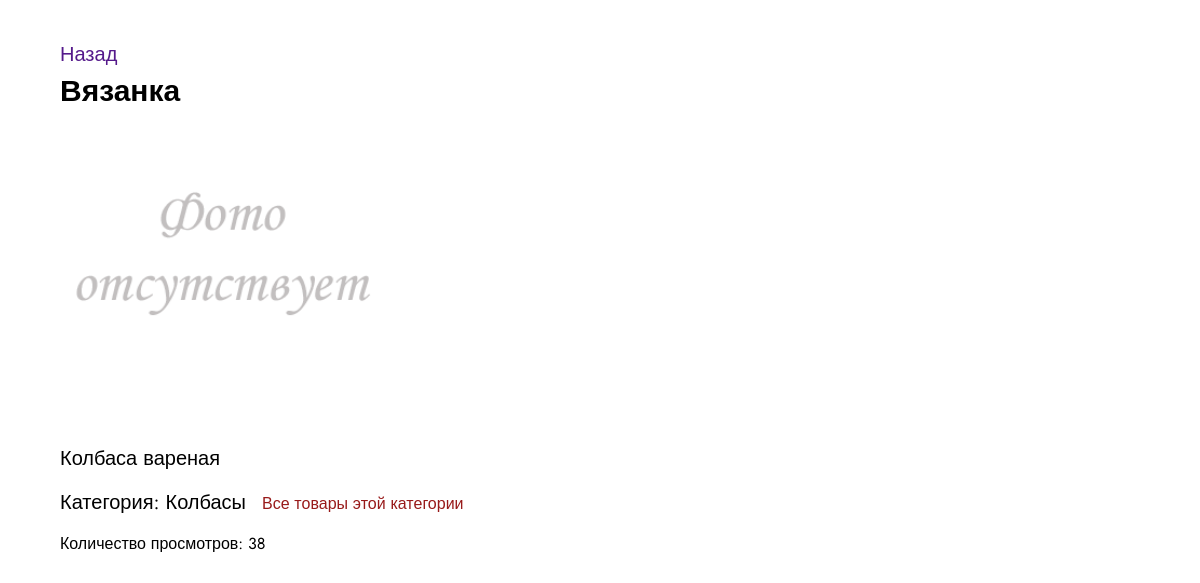
The app's page /product.php?slug=vyazanka, older data.
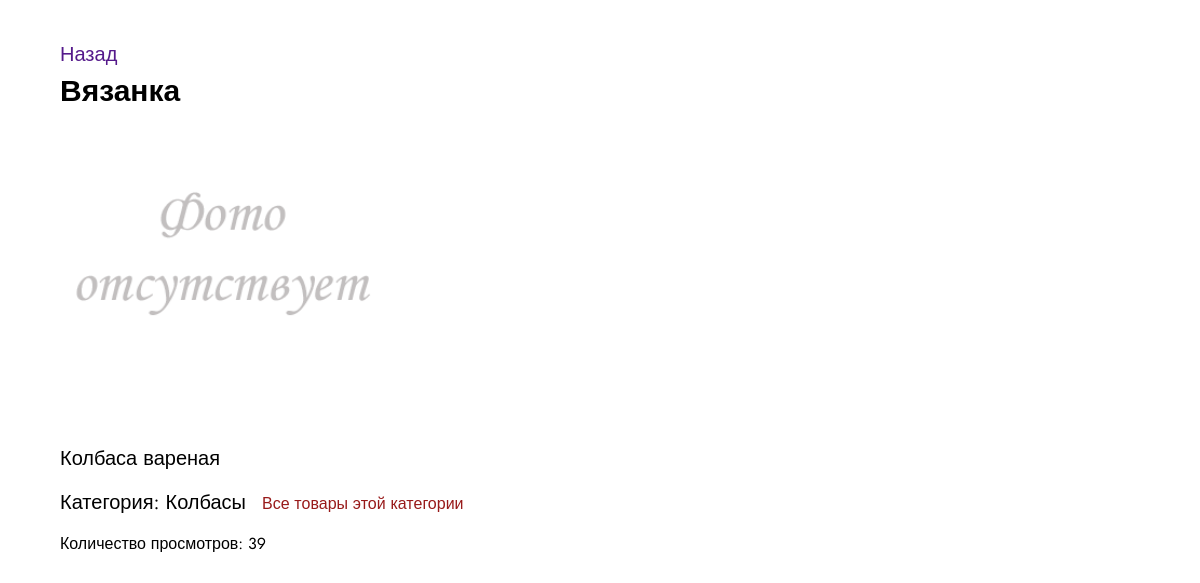
The same page, newer data.
### tables this page shows
CREATE TABLE `products` (
  `id` int NOT NULL,
  `name` varchar(255) NOT NULL,
  `description` text NOT NULL,
  `category_id` int NOT NULL,
  `popular` tinyint(1) NOT NULL DEFAULT '0',
  `slug` varchar(255) NOT NULL,
  `date` datetime NOT NULL,
  `views` int NOT NULL DEFAULT '0',
  `image` varchar(255) DEFAULT NULL,
  `price` float NOT NULL
);

CREATE TABLE `categories` (
  `id` int NOT NULL,
  `name` varchar(255) NOT NULL
);

### www/product.php (the view, shortened to what this page needs)
<?php
$pdo = require_once $_SERVER['DOCUMENT_ROOT'] . '/connect.php';
$slug = $_GET['slug'] ?? '';
$product = $pdo->query("SELECT products.*, categories.name AS category
FROM `products` JOIN `categories`
ON `products`.`category_id` = `categories`.`id`
WHERE slug = '$slug'")->fetch();
?>
<!doctype html>
<html lang="en">
<head>
    <link rel="stylesheet" href="/assets/css/product.css">
</head>
<body>
<div class="container">
    <a href="/products.php">Назад</a>
    <h1><?= $product['name'] ?></h1>
    <?php if (is_null($product['image'])): ?>
        <img src="/assets/images/no_photo.png" alt="Нет фото">
    <?php else: ?>
        <img src="<?= $product['image'] ?>" alt="<?= $product['image'] ?>">
    <?php endif; ?>
    <p><?= $product['description'] ?></p>
    <div>
        Категория: <?= $product['category'] ?>
        <a href="/products.php?categories[]=<?= $product['category_id'] ?>">Все товары этой категории</a>
    </div>
    <div>Количество просмотров: <?= $product['views'] ?></div>
</div>
</body>
</html>

### www/assets/css/product.css (style rules this page uses)
* { margin: 0; padding: 0; -webkit-box-sizing: border-box; -moz-box-sizing: border-box; box-sizing: border-box; font-family: "Jost", sans-serif; font-size: 20px; }
a { text-decoration: none; }
img { width: 30%; }
.container { width: 90%; margin: 40px auto; }
.container > a { color: #551a8b; position: relative; }
.container > a::after { width: 0; height: 1px; display: block; background-color: #551a8b; content: ''; position: absolute; bottom: 0; left: 50%; transform: translateX(-50%); transition: width .5s ease-in-out; }
h1 { font-size: 30px; }
.container div { margin: 15px 0; }
.container div a { margin-left: 10px; color: #981a1a; font-size: 16px; font-style: normal; position: relative; }
.container div a::after { width: 0; height: 1px; display: block; background-color: #981a1a; content: ''; position: absolute; bottom: 0; left: 50%; transform: translateX(-50%); transition: width .5s ease-in-out; }
.container div:last-child { font-size: 16px; }

Row changes from the older to the newer data that the page shows:
changed products "Вязанка": views "38" → "39"
